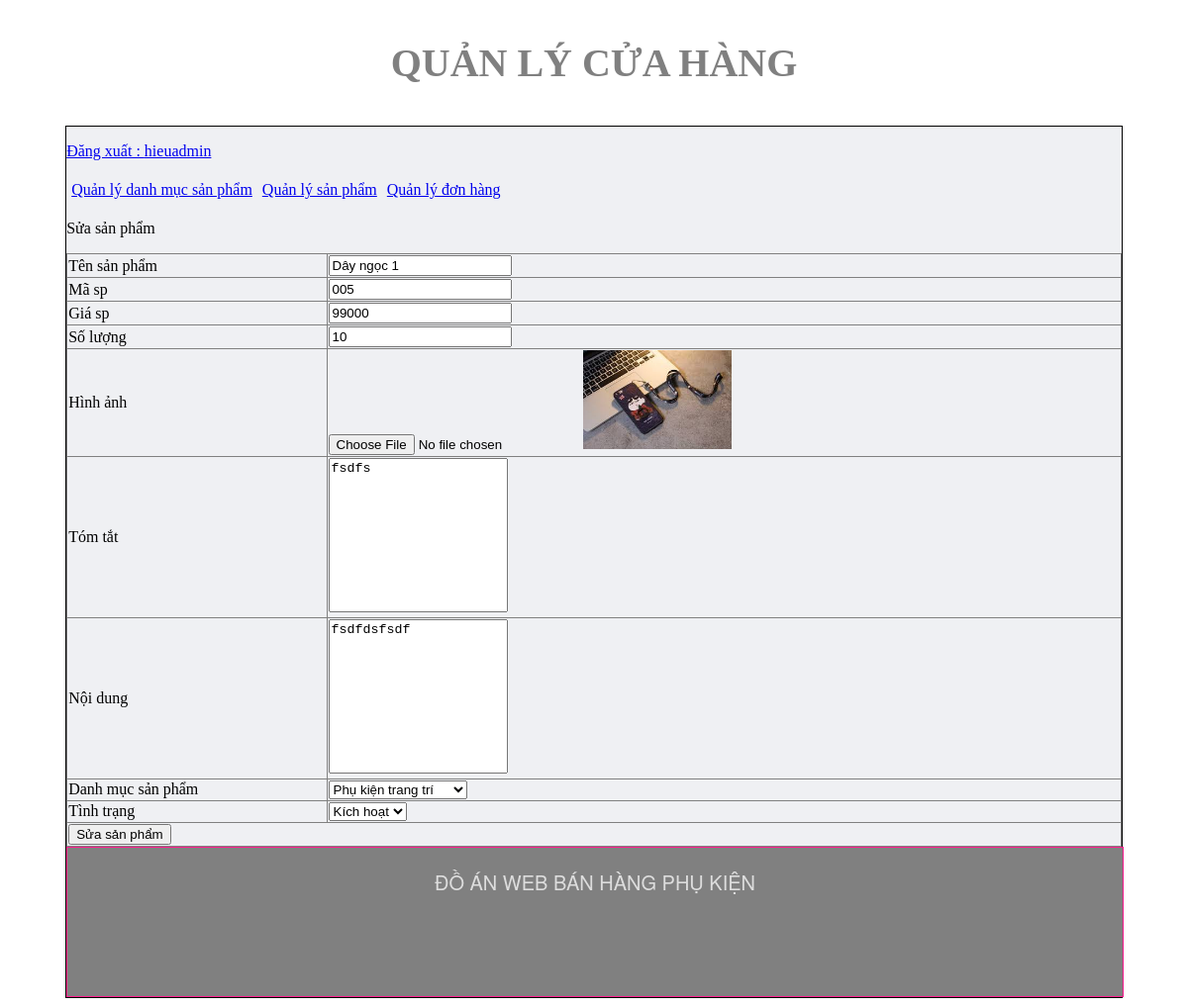
/admincp/index.php?action=quanlysp&query=sua&idsanpham=10 (signed in), run on the app's committed database.
### tables this page shows
CREATE TABLE `tbl_sanpham` (
  `id_sanpham` int(11) NOT NULL,
  `tensanpham` varchar(250) NOT NULL,
  `masp` varchar(100) NOT NULL,
  `giasp` varchar(50) NOT NULL,
  `soluong` int(11) NOT NULL,
  `hinhanh` varchar(50) NOT NULL,
  `tomtat` text NOT NULL,
  `noidung` text NOT NULL,
  `tinhtrang` int(11) NOT NULL,
  `id_danhmuc` int(11) NOT NULL
);

### admincp/modules/quanlysp/sua.php (the view, shortened to what this page needs)
<?php
	$sql_sua_sp = "SELECT * FROM tbl_sanpham WHERE id_sanpham='$_GET[idsanpham]' LIMIT 1";
	$query_sua_sp = mysqli_query($mysqli,$sql_sua_sp);
?>
<p>Sửa sản phẩm</p>
<table border="1" width="100%" style="border-collapse: collapse;">
<?php
while($row = mysqli_fetch_array($query_sua_sp)) {
?>
 <form method="POST" action="modules/quanlysp/xuly.php?idsanpham=<?php echo $row['id_sanpham'] ?>" enctype="multipart/form-data">
	  <tr>
	  	<td>Tên sản phẩm</td>
	  	<td><input type="text" value="<?php echo $row['tensanpham'] ?>" name="tensanpham"></td>
	  </tr>
	   <tr>
	  	<td>Mã sp</td>
	  	<td><input type="text" value="<?php echo $row['masp'] ?>" name="masp"></td>
	  </tr>
	  <tr>
	  	<td>Giá sp</td>
	  	<td><input type="text" value="<?php echo $row['giasp'] ?>" name="giasp"></td>
	  </tr>
	  <tr>
	  	<td>Số lượng</td>
	  	<td><input type="text" value="<?php echo $row['soluong'] ?>" name="soluong"></td>
	  </tr>
	   <tr>
	  	<td>Hình ảnh</td>
	  	<td>
	  		<input type="file" name="hinhanh">
	  		<img src="modules/quanlysp/uploads/<?php echo $row['hinhanh'] ?>" width="150px">
	  	</td>
	  </tr>
	  <tr>
	  	<td>Tóm tắt</td>
	  	<td><textarea rows="10"  name="tomtat" style="resize: none"><?php echo $row['tomtat'] ?></textarea></td>
	  </tr>
	   <tr>
	  	<td>Nội dung</td>
	  	<td><textarea rows="10"  name="noidung" style="resize: none"><?php echo  $row['noidung'] ?></textarea></td>
	  </tr>
	  <tr>
	    <td>Danh mục sản phẩm</td>
	    <td>
	    	<select name="danhmuc">
	    		<?php
	    		$sql_danhmuc = "SELECT * FROM tbl_danhmuc ORDER BY id_danhmuc DESC";
	    		$query_danhmuc = mysqli_query($mysqli,$sql_danhmuc);
	    		while($row_danhmuc = mysqli_fetch_array($query_danhmuc)){
	    			if($row_danhmuc['id_danhmuc']==$row['id_danhmuc']){
	    		?>
	    		<option selected value="<?php echo $row_danhmuc['id_danhmuc'] ?>"><?php echo $row_danhmuc['tendanhmuc'] ?></option>
	    		<?php
	    			}else{
	    		?>
	    		<option value="<?php echo $row_danhmuc['id_danhmuc'] ?>"><?php echo $row_danhmuc['tendanhmuc'] ?></option>
	    		<?php
	    			}
	    		}
	    		?>
	    	</select>
	    </td>
	  </tr>
	  <tr>
	    <td>Tình trạng</td>
	    <td>
	    	<select name="tinhtrang">
	    		<?php
	    		if($row['tinhtrang']==1){
	    		?>
	    		<option value="1" selected>Kích hoạt</option>
	    		<?php
	    		}else{
	    		?>
	    		<option value="1">Kích hoạt</option>
	    		<option value="0" selected>Ẩn</option>
	    		<?php
	    		}
	    		?>
	    	</select>
	    </td>
	  </tr>
	   <tr>
	    <td colspan="2"><input type="submit" name="suasanpham" value="Sửa sản phẩm"></td>
	  </tr>
 </form>
 <?php
 }
 ?>
</table>

### data on the page
tbl_sanpham: tensanpham "Dây ngọc 1", masp "005", giasp "99000", soluong "10", hinhanh (picture), tomtat "fsdfs", noidung "fsdfdsfsdf", tinhtrang "Kích hoạt"

### other printed values
$_SESSION['dangnhap'] "hieuadmin"
form field danhmuc "Phụ kiện trang trí"
